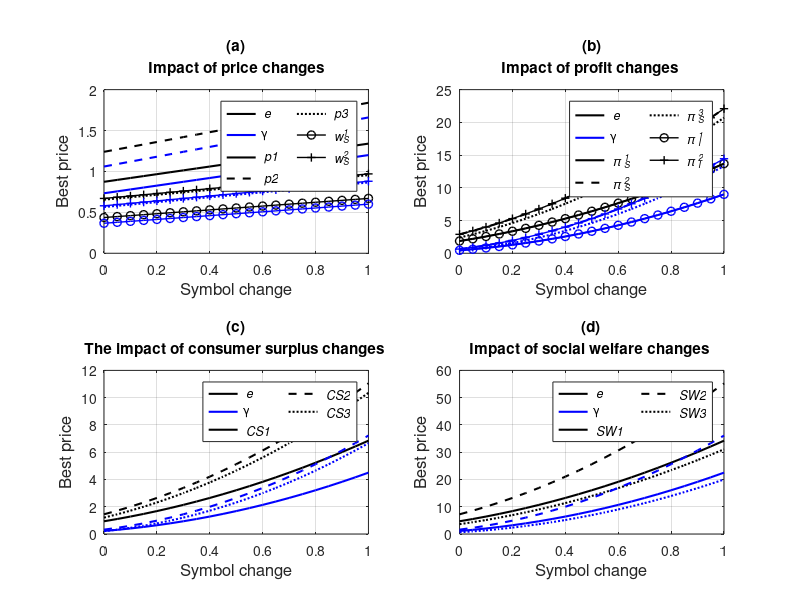

Write MATLAB code to recreate this figure.
clear all;
clc;

% 固定参数赋值
a = 0.7;
q = 0.5;
c1 = 0.3;
c2 = 0.5;
m1 = 0.3;
m2 = 0.4;
m3 = 0.5;
f1 = 0.7;
f2 = 0.9;
f3 = 0.6;
t1 = 0.5;
t2 = 0.2;
t3 = 0.45;
n = 100;

% 设置图像大小
figure('Position', [100, 100, 1200, 800]);
hold on;
set(gcf, 'color', 'w');

subplot(2, 2, 1);
hold on;

% 第二个情形：消费者信息费用差的影响
b = 0.6; g = 0.2; x = 0.2;r = 0.5;
e = 0:0.05:1;

p1 = (1 / 3) * (2 - 2 * ((1 - a) * (b + g) - f1 * (r + e) + t1 * x) + m1 + c1);
p2 = (1 / 3) * (2 - 2 * (-f2 * (r + e) + t2 * x) + m2 + c2);
p3 = (1 / 2) * (1 - ((1 - q) * (b + g) - f3 * (r + e) + t3 * x) + m3);
w1 = (1 / 3) * (1 - ((1 - a) * (b + g) - f1 * (r + e) + t1 * x) - m1 + 2 * c1);
w2 = (1 / 3) * (1 - (-f2 * (r + e) + t2 * x) - m2 + 2 * c2);


plot(e, p1, 'k-', 'LineWidth', 1.5, 'DisplayName', 'e');
plot(e, p2, 'k--', 'LineWidth', 1.5, 'DisplayName', '');
plot(e, p3, 'k:', 'LineWidth', 1.5, 'DisplayName', '');
plot(e, w1, 'k-o', 'LineWidth', 1, 'DisplayName', '');
plot(e, w2, 'k-+', 'LineWidth', 1, 'DisplayName', '');



% 第四个情形：养老服务预期正向效果
b = 0.6; g = 0.2; e = 0.2; x = 0.2;
r = 0:0.05:1;

p1 = (1 / 3) * (2 - 2 * ((1 - a) * (b + g) - f1 * (r + e) + t1 * x) + m1 + c1);
p2 = (1 / 3) * (2 - 2 * (-f2 * (r + e) + t2 * x) + m2 + c2);
p3 = (1 / 2) * (1 - ((1 - q) * (b + g) - f3 * (r + e) + t3 * x) + m3);
w1 = (1 / 3) * (1 - ((1 - a) * (b + g) - f1 * (r + e) + t1 * x) - m1 + 2 * c1);
w2 = (1 / 3) * (1 - (-f2 * (r + e) + t2 * x) - m2 + 2 * c2);

%gk  mb
plot(r, p1, 'b-', 'LineWidth', 1.5, 'DisplayName', 'r');
plot(r, p2, 'b--', 'LineWidth', 1.5, 'DisplayName', '');
plot(r, p3, 'b:', 'LineWidth', 1.5, 'DisplayName', '');
plot(r, w1, 'b-o', 'LineWidth', 1, 'DisplayName', '');
plot(r, w2, 'b-+', 'LineWidth', 1, 'DisplayName', '');

title({'(a)', 'Impact of price changes'}, 'Interpreter', 'none', 'HorizontalAlignment', 'center');


xlabel('Symbol change', 'FontSize', 12);
ylabel('Best price', 'FontSize', 12);

% 创建虚拟线条用于图例
h1 = plot(NaN, NaN, 'k-', 'LineWidth', 1.5, 'DisplayName', '\it {e}');
h2 = plot(NaN, NaN, 'b-', 'LineWidth', 1.5, 'DisplayName', '\gamma');

h4 = plot(NaN, NaN, 'k-', 'LineWidth', 1.5, 'DisplayName', '\it {p}1');
h5 = plot(NaN, NaN, 'k--', 'LineWidth', 1.5, 'DisplayName', '\it {p}2');
h6 = plot(NaN, NaN, 'k:', 'LineWidth', 1.5, 'DisplayName', '\it {p}3');
h7 = plot(NaN, NaN, 'k-o', 'LineWidth', 1, 'DisplayName', '\it {w_S^1}');
h8 = plot(NaN, NaN, 'k-+', 'LineWidth', 1, 'DisplayName', '\it {w_S^2}');

% 设置图例
legend([h1, h2, h4, h5, h6, h7, h8], 'NumColumns', 2, 'Location', 'best');
grid on;
box on;
hold off;


subplot(2, 2, 2);
hold on;



% 第二个情形：消费者信息费用差的影响
b = 0.6; g = 0.2; x = 0.2;r = 0.5;
e = 0:0.05:1;

s1=(1/9)*n*((1-((1-a)*(b+g)-f1*(r+e)+t1*x)-m1-c1).^2);
s2=(1/9)*n*((1-(-f2*(r+e)+t2*x)-m2-c2).^2);
s3=(1/4)*n*((1-((1-q)*(b+g)-f3*(r+e)+t3*x)-m3).^2);
i1=(1/9)*n*((1-((1-a)*(b+g)-f1*(r+e)+t1*x)-m1-c1).^2);
i2=(1/9)*n*((1-(-f2*(r+e)+t2*x)-m2-c2).^2);


plot(e, s1, 'k-', 'LineWidth', 1.5, 'DisplayName', 'e');
plot(e, s2, 'k--', 'LineWidth', 1.5, 'DisplayName', '');
plot(e, s3, 'k:', 'LineWidth', 1.5, 'DisplayName', '');
plot(e, i1, 'k-o', 'LineWidth', 1, 'DisplayName', '');
plot(e, i2, 'k-+', 'LineWidth', 1, 'DisplayName', '');



% 第四个情形：养老服务预期正向效果
b = 0.6; g = 0.2; e = 0.2; x = 0.2;
r = 0:0.05:1;

s1=(1/9)*n*((1-((1-a)*(b+g)-f1*(r+e)+t1*x)-m1-c1).^2);
s2=(1/9)*n*((1-(-f2*(r+e)+t2*x)-m2-c2).^2);
s3=(1/4)*n*((1-((1-q)*(b+g)-f3*(r+e)+t3*x)-m3).^2);
i1=(1/9)*n*((1-((1-a)*(b+g)-f1*(r+e)+t1*x)-m1-c1).^2);
i2=(1/9)*n*((1-(-f2*(r+e)+t2*x)-m2-c2).^2);


plot(r, s1, 'b-', 'LineWidth', 1.5, 'DisplayName', 'r');
plot(r, s2, 'b--', 'LineWidth', 1.5, 'DisplayName', '');
plot(r, s3, 'b:', 'LineWidth', 1.5, 'DisplayName', '');
plot(r, i1, 'b-o', 'LineWidth', 1, 'DisplayName', '');
plot(r, i2, 'b-+', 'LineWidth', 1, 'DisplayName', '');

title({'(b)', 'Impact of profit changes '}, 'Interpreter', 'none', 'HorizontalAlignment', 'center');

xlabel('Symbol change', 'FontSize', 12);
ylabel('Best price', 'FontSize', 12);

% 创建虚拟线条用于图例
h1 = plot(NaN, NaN, 'k-', 'LineWidth', 1.5, 'DisplayName', '\it {e}');
h2 = plot(NaN, NaN, 'b-', 'LineWidth', 1.5, 'DisplayName', '\gamma');

h4 = plot(NaN, NaN, 'k-', 'LineWidth', 1.5, 'DisplayName', '\it {\pi _S^1}');
h5 = plot(NaN, NaN, 'k--', 'LineWidth', 1.5, 'DisplayName', '\it {\pi _S^2}');
h6 = plot(NaN, NaN, 'k:', 'LineWidth', 1.5, 'DisplayName', '\it {\pi _S^3}');
h7 = plot(NaN, NaN, 'k-o', 'LineWidth', 1, 'DisplayName', '\it {\pi _I^1}');
h8 = plot(NaN, NaN, 'k-+', 'LineWidth', 1, 'DisplayName', '\it {\pi _I^2}');

% 设置图例
legend([h1, h2, h4, h5, h6, h7, h8], 'NumColumns', 2, 'Location', 'best');
grid on;
box on;
hold off;

subplot(2, 2, 3);
hold on;



% 第二个情形：消费者信息费用差的影响
b = 0.6; g = 0.2; x = 0.2;r = 0.5;
e = 0:0.05:1;

CS1=(1/18)*n*((1-((1-a)*(b+g)-f1*(r+e)+t1*x)-m1-c1).^2);
CS2=(1/18)*n*((1-(-f2*(r+e)+t2*x)-m2-c2).^2);
CS3=(1/8)*n*((1-((1-q)*(b+g)-f3*(r+e)+t3*x)-m3).^2);

plot(e, CS1, 'k-', 'LineWidth', 1.5, 'DisplayName', 'e');
plot(e, CS2, 'k--', 'LineWidth', 1.5, 'DisplayName', '');
plot(e, CS3, 'k:', 'LineWidth', 1.5, 'DisplayName', '');




% 第四个情形：养老服务预期正向效果
b = 0.6; g = 0.2; e = 0.2; x = 0.2;
r = 0:0.05:1;

CS1=(1/18)*n*((1-((1-a)*(b+g)-f1*(r+e)+t1*x)-m1-c1).^2);
CS2=(1/18)*n*((1-(-f2*(r+e)+t2*x)-m2-c2).^2);
CS3=(1/8)*n*((1-((1-q)*(b+g)-f3*(r+e)+t3*x)-m3).^2);

plot(r, CS1, 'b-', 'LineWidth', 1.5, 'DisplayName', 'r');
plot(r, CS2, 'b--', 'LineWidth', 1.5, 'DisplayName', '');
plot(r, CS3, 'b:', 'LineWidth', 1.5, 'DisplayName', '');

title({'(c)', 'The impact of consumer surplus changes '}, 'Interpreter', 'none', 'HorizontalAlignment', 'center');

xlabel('Symbol change', 'FontSize', 12);
ylabel('Best price', 'FontSize', 12);

% 创建虚拟线条用于图例
h1 = plot(NaN, NaN, 'k-', 'LineWidth', 1.5, 'DisplayName', '\it {e}');
h2 = plot(NaN, NaN, 'b-', 'LineWidth', 1.5, 'DisplayName', '\gamma');

h4 = plot(NaN, NaN, 'k-', 'LineWidth', 1.5, 'DisplayName', '\it {CS}1');
h5 = plot(NaN, NaN, 'k--', 'LineWidth', 1.5, 'DisplayName', '\it {CS}2');
h6 = plot(NaN, NaN, 'k:', 'LineWidth', 1.5, 'DisplayName', '\it {CS}3');


% 设置图例
legend([h1, h2, h4, h5, h6], 'NumColumns', 2, 'Location', 'best');
grid on;
box on;
hold off;

subplot(2, 2, 4);
hold on;



% 第二个情形：消费者信息费用差的影响
b = 0.6; g = 0.2; x = 0.2;r = 0.5;
e = 0:0.05:1;

SW1=(1/18)*5*n*((1-((1-a)*(b+g)-f1*(r+e)+t1*x)-m1-c1).^2);
SW2=(1/18)*5*n*((1-(-f2*(r+e)+t2*x)-m2-c2).^2);
SW3=(1/8)*3*n*((1-((1-q)*(b+g)-f3*(r+e)+t3*x)-m3).^2);

plot(e, SW1, 'k-', 'LineWidth', 1.5, 'DisplayName', 'e');
plot(e, SW2, 'k--', 'LineWidth', 1.5, 'DisplayName', '');
plot(e, SW3, 'k:', 'LineWidth', 1.5, 'DisplayName', '');




% 第四个情形：养老服务预期正向效果
b = 0.6; g = 0.2; e = 0.2; x = 0.2;
r = 0:0.05:1;

SW1=(1/18)*5*n*((1-((1-a)*(b+g)-f1*(r+e)+t1*x)-m1-c1).^2);
SW2=(1/18)*5*n*((1-(-f2*(r+e)+t2*x)-m2-c2).^2);
SW3=(1/8)*3*n*((1-((1-q)*(b+g)-f3*(r+e)+t3*x)-m3).^2);

plot(r, SW1, 'b-', 'LineWidth', 1.5, 'DisplayName', 'r');
plot(r, SW2, 'b--', 'LineWidth', 1.5, 'DisplayName', '');
plot(r, SW3, 'b:', 'LineWidth', 1.5, 'DisplayName', '');

title({'(d)', 'Impact of social welfare changes '}, 'Interpreter', 'none', 'HorizontalAlignment', 'center');

xlabel('Symbol change', 'FontSize', 12);
ylabel('Best price', 'FontSize', 12);

% 创建虚拟线条用于图例
h1 = plot(NaN, NaN, 'k-', 'LineWidth', 1.5, 'DisplayName', '\it {e}');
h2 = plot(NaN, NaN, 'b-', 'LineWidth', 1.5, 'DisplayName', '\gamma');

h4 = plot(NaN, NaN, 'k-', 'LineWidth', 1.5, 'DisplayName', '\it {SW}1');
h5 = plot(NaN, NaN, 'k--', 'LineWidth', 1.5, 'DisplayName', '\it {SW}2');
h6 = plot(NaN, NaN, 'k:', 'LineWidth', 1.5, 'DisplayName', '\it {SW}3');


% 设置图例
legend([h1, h2, h4, h5, h6], 'NumColumns', 2, 'Location', 'best');
grid on;
box on;
hold off;

exportgraphics(gcf, '9999.pdf', 'Resolution', 1200);
